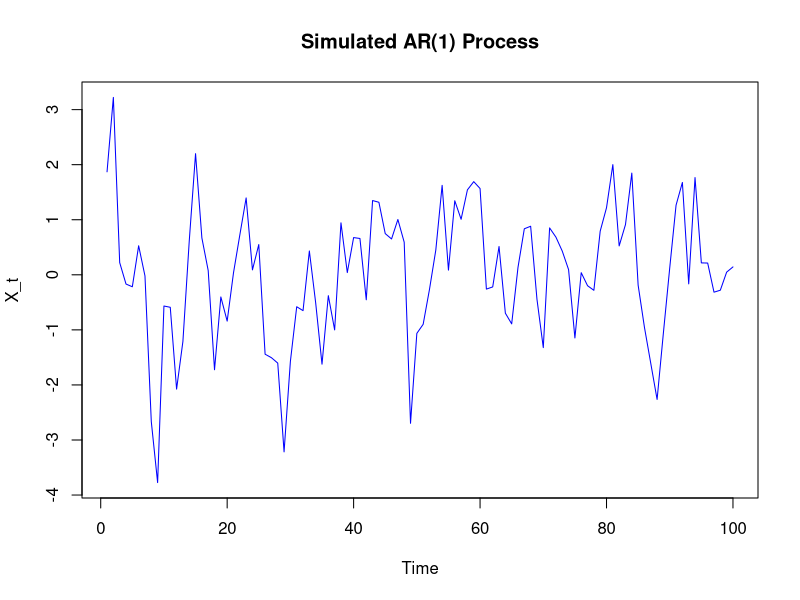
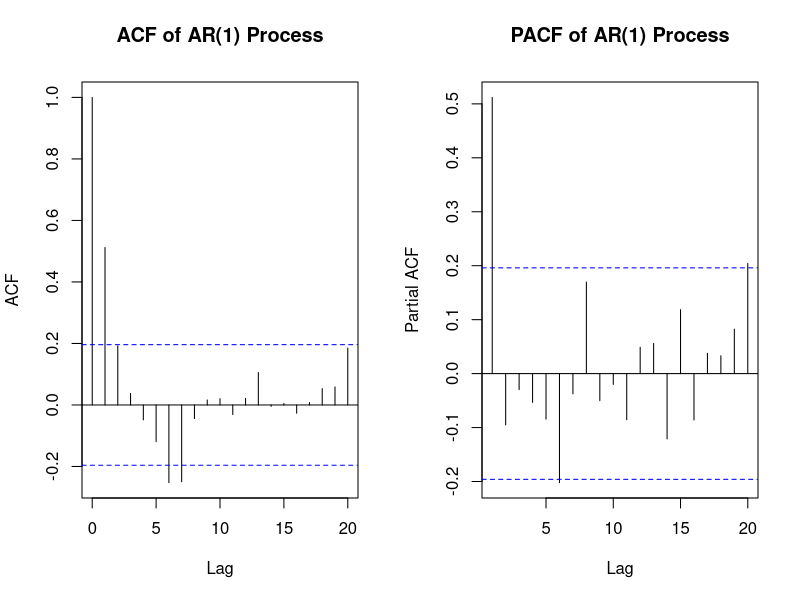
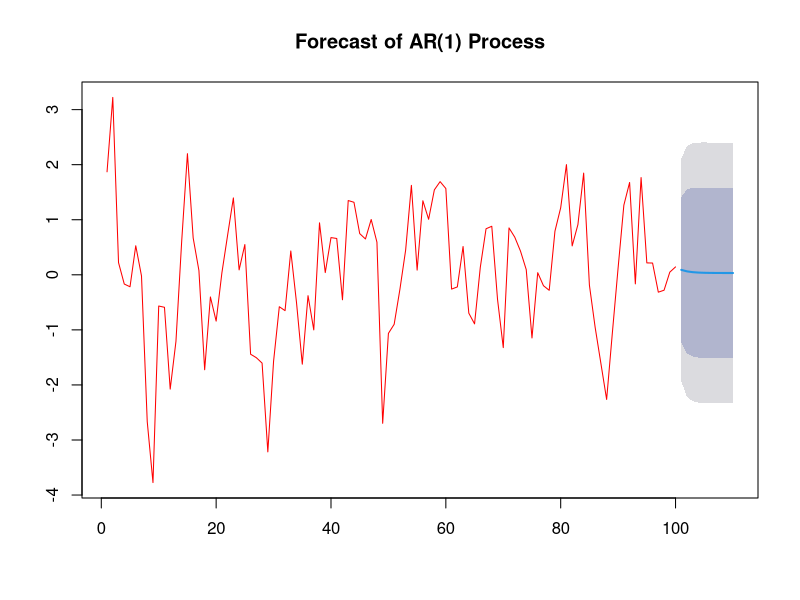
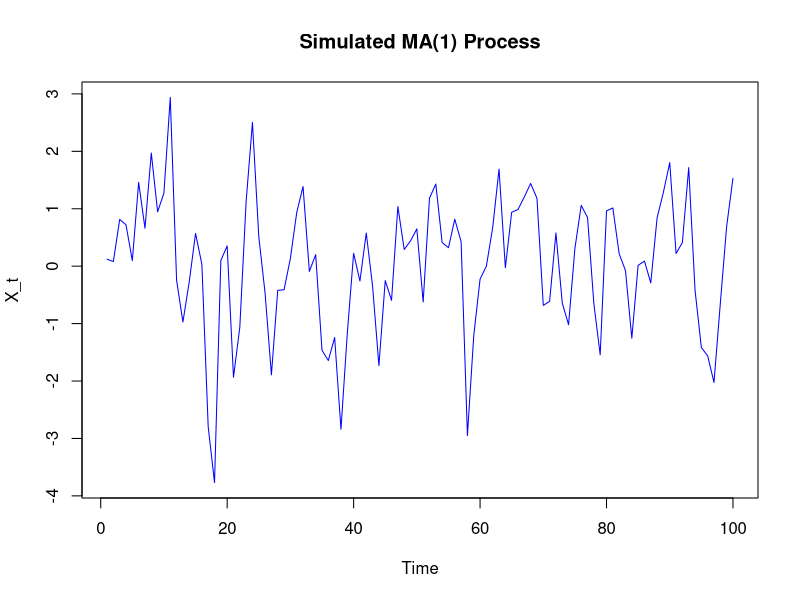
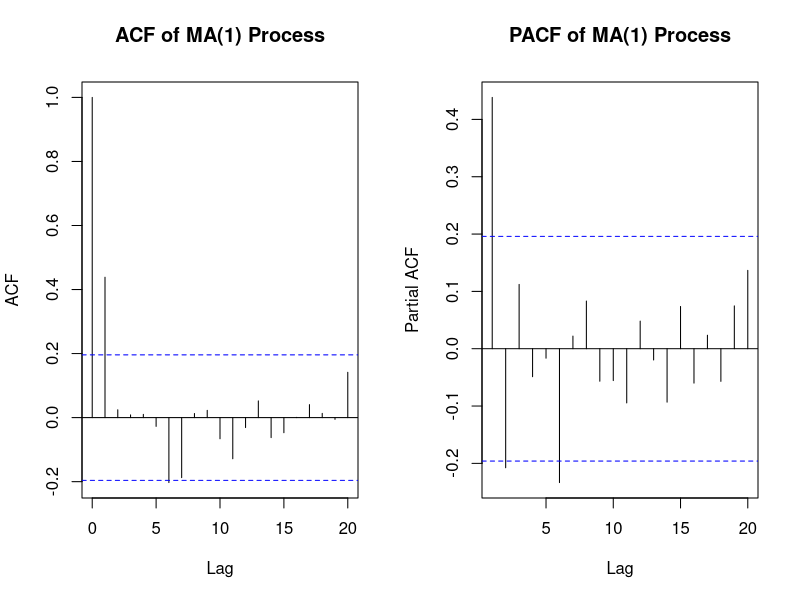
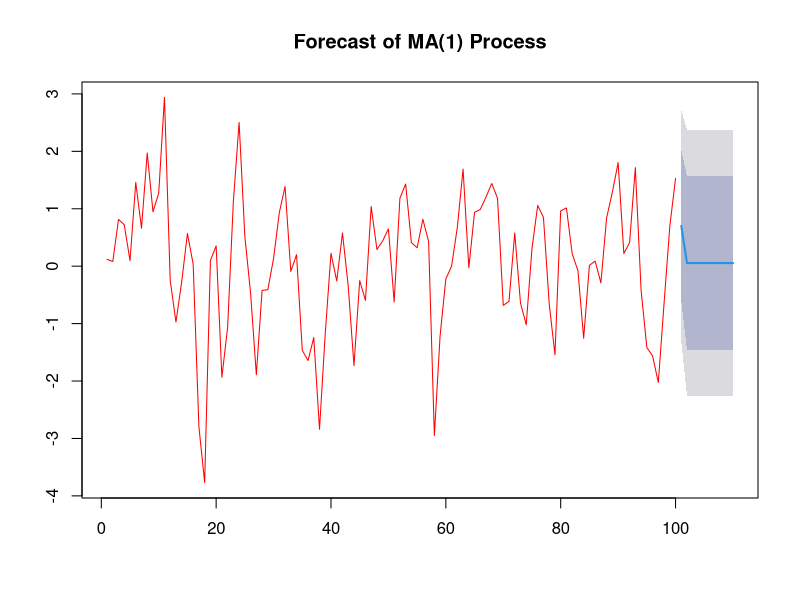

The R source for these figures, in order:
# Load necessary libraries
library(forecast)
library(tseries)
#Q-1))
# 1 (a) Simulate 100 observations from AR(1) process
set.seed(42)
n <- 100
phi <- 0.5
ar1_process <- arima.sim(model = list(ar = phi), n = n)



# 1 (b) Plot the time series
plot.ts(ar1_process, main = "Simulated AR(1) Process", ylab = "X_t", col = "blue")


# 1 (c) Estimate AR(1) parameter using arima function
ar1_fit <- arima(ar1_process, order = c(1, 0, 0))
phi_estimated <- ar1_fit$coef[1]
phi_estimated  # Print estimated phi


# 2 (i) Plot ACF and PACF of the series
par(mfrow = c(1, 2))  # Set up a 1x2 plotting grid
acf(ar1_process, main = "ACF of AR(1) Process")
pacf(ar1_process, main = "PACF of AR(1) Process")
par(mfrow = c(1, 1))  # Reset plotting grid


# 3 (i) Fit AR(1) or AR(2) model to the data
ar_fit <- arima(ar1_process, order = c(1, 0, 0))  # AR(1)
ar_fit_2 <- arima(ar1_process, order = c(2, 0, 0))  # AR(2)

# 3 (ii) Forecast the next 10 observations and plot the forecast
forecasted_values <- forecast(ar_fit, h = 10)
plot(forecasted_values, main = "Forecast of AR(1) Process", col = "red")



#Q-2))

# Load necessary libraries
library(forecast)
library(tseries)

# 1 (a) Simulate 100 observations from MA(1) process
set.seed(42)
n <- 100
theta <- 0.5
ma1_process <- arima.sim(model = list(ma = theta), n = n)

# 1 (b) Plot the time series
plot.ts(ma1_process, main = "Simulated MA(1) Process", ylab = "X_t", col = "blue")

# 1 (c) Estimate MA(1) parameter using arima function
ma1_fit <- arima(ma1_process, order = c(0, 0, 1))
theta_estimated <- ma1_fit$coef[1]
theta_estimated  # Print estimated theta

# 2 (i) Plot ACF and PACF of the series
par(mfrow = c(1, 2))  # Set up a 1x2 plotting grid
acf(ma1_process, main = "ACF of MA(1) Process")
pacf(ma1_process, main = "PACF of MA(1) Process")
par(mfrow = c(1, 1))  # Reset plotting grid

# 3 (i) Fit MA(1) or MA(2) model to the data
ma_fit <- arima(ma1_process, order = c(0, 0, 1))  # MA(1) model
ma_fit_2 <- arima(ma1_process, order = c(0, 0, 2))  # MA(2) model

# 3 (ii) Forecast the next 10 observations and plot the forecast
forecasted_values <- forecast(ma_fit, h = 10)
plot(forecasted_values, main = "Forecast of MA(1) Process", col = "red")
